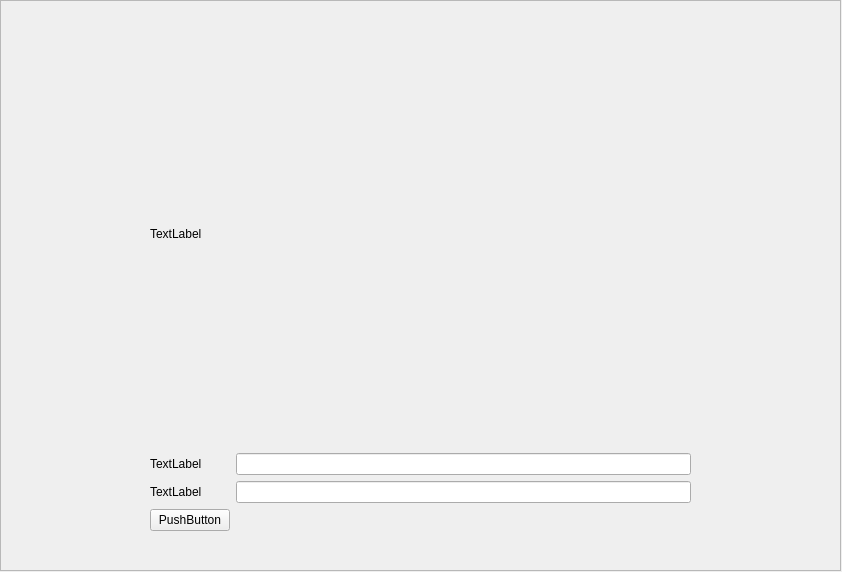
<?xml version="1.0" encoding="UTF-8"?>
<ui version="4.0">
 <class>MainWindow</class>
 <widget class="QMainWindow" name="MainWindow">
  <property name="geometry">
   <rect>
    <x>0</x>
    <y>0</y>
    <width>842</width>
    <height>572</height>
   </rect>
  </property>
  <property name="windowTitle">
   <string>MainWindow</string>
  </property>
  <widget class="QWidget" name="centralwidget">
   <widget class="QFrame" name="frame">
    <property name="geometry">
     <rect>
      <x>0</x>
      <y>0</y>
      <width>841</width>
      <height>571</height>
     </rect>
    </property>
    <property name="frameShape">
     <enum>QFrame::StyledPanel</enum>
    </property>
    <property name="frameShadow">
     <enum>QFrame::Raised</enum>
    </property>
    <widget class="QWidget" name="gridLayoutWidget">
     <property name="geometry">
      <rect>
       <x>150</x>
       <y>20</y>
       <width>541</width>
       <height>511</height>
      </rect>
     </property>
     <layout class="QGridLayout" name="gridLayout">
      <item row="3" column="0">
       <widget class="QLabel" name="label_password">
        <property name="text">
         <string>TextLabel</string>
        </property>
       </widget>
      </item>
      <item row="5" column="0">
       <widget class="QPushButton" name="button_login">
        <property name="text">
         <string>PushButton</string>
        </property>
       </widget>
      </item>
      <item row="1" column="0">
       <widget class="QLabel" name="label_username">
        <property name="text">
         <string>TextLabel</string>
        </property>
       </widget>
      </item>
      <item row="0" column="0">
       <widget class="QLabel" name="label_login">
        <property name="text">
         <string>TextLabel</string>
        </property>
       </widget>
      </item>
      <item row="1" column="1">
       <widget class="QLineEdit" name="text_username"/>
      </item>
      <item row="3" column="1">
       <widget class="QLineEdit" name="text_password"/>
      </item>
     </layout>
    </widget>
   </widget>
  </widget>
 </widget>
 <resources/>
 <connections/>
</ui>
